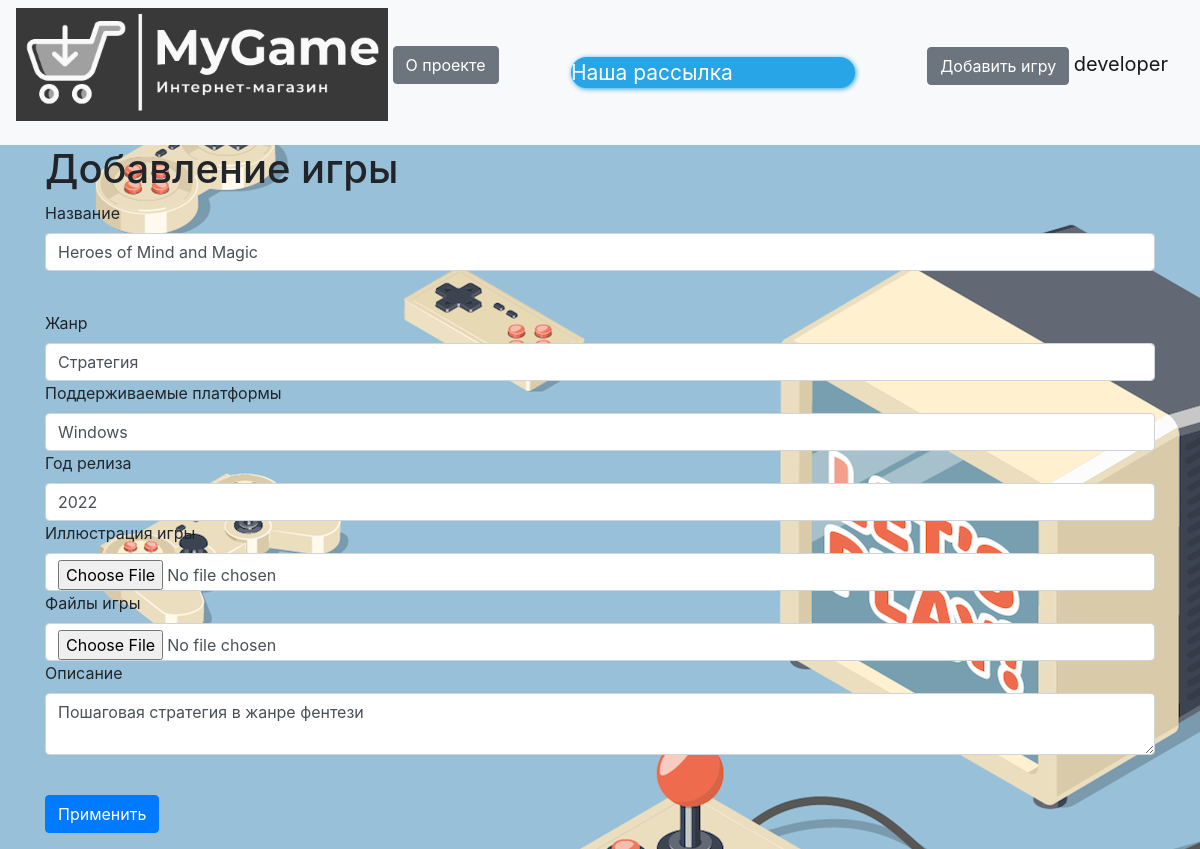
/games/4 (signed in), run on the app's committed database.
### data/users.py (models this page shows, shortened)
class User(SqlAlchemyBase, UserMixin):
    __tablename__ = 'users'
    id = sqlalchemy.Column(sqlalchemy.Integer,
                           primary_key=True, autoincrement=True)
    name = sqlalchemy.Column(sqlalchemy.String, nullable=True)
    type_of_user = sqlalchemy.Column(sqlalchemy.Integer,
                                sqlalchemy.ForeignKey("types_of_users.id"))
    email = sqlalchemy.Column(sqlalchemy.String,
                              index=True, unique=True, nullable=True)
    hashed_password = sqlalchemy.Column(sqlalchemy.String, nullable=True)
    created_date = sqlalchemy.Column(sqlalchemy.DateTime,
                                     default=datetime.datetime.now)
    games = orm.relation("Games", back_populates='user')

### data/games.py (models this page shows, shortened)
class Games(SqlAlchemyBase):
    __tablename__ = 'games'
    id = sqlalchemy.Column(sqlalchemy.Integer,
                           primary_key=True, autoincrement=True)
    title = sqlalchemy.Column(sqlalchemy.String, nullable=True)
    picture = sqlalchemy.Column(sqlalchemy.String, nullable=True)
    genre = sqlalchemy.Column(sqlalchemy.String, nullable=True)
    content = sqlalchemy.Column(sqlalchemy.String, nullable=True)
    added_date = sqlalchemy.Column(sqlalchemy.DateTime,
                                   default=datetime.datetime.now, nullable=True)
    created_date = sqlalchemy.Column(sqlalchemy.Integer)
    platform = sqlalchemy.Column(sqlalchemy.String, nullable=True)
    archive = sqlalchemy.Column(sqlalchemy.String, nullable=True)
    user_id = sqlalchemy.Column(sqlalchemy.Integer,
                                sqlalchemy.ForeignKey("users.id"))
    user = orm.relation('User')

### main.py (the view)
@app.route("/games/<name>", methods=['GET', 'POST'])
def game(name):
    db_sess = db_session.create_session()
    form = LeaveAComment()
    if request.method == 'GET':
        db_sess = db_session.create_session()
        game = db_sess.query(Games).filter(Games.title == name).one()
        comments = db_sess.query(Comments).filter(Comments.game_id == game.id).all()
        comments_lst = []
        for comment in comments:
            comments_lst += [[comment.content, db_sess.query(User).filter(User.id == int(comment.user_id)).one()]]
        print(comments_lst)
        try:
            return render_template("game.html", params=game, form=form, comments=comments_lst)
        except Exception as e:
            print(e)
            return abort(404)
    elif request.method == 'POST':
        db_sess = db_session.create_session()
        game = db_sess.query(Games).filter(Games.title == name).one()
        if form.is_submitted():
            if not current_user.is_authenticated:
                return redirect("/register")
            comment = Comments()
            comment.user_id = current_user.id
            comment.game_id = game.id
            comment.content = form.content.data
            db_sess.add(comment)
            db_sess.commit()
        comments = db_sess.query(Comments).filter(Comments.game_id == game.id).all()
        comments_lst = []
        for comment in comments:
            comments_lst += [[comment.content, db_sess.query(User).filter(User.id == int(comment.user_id)).one()]]
        print(comments_lst)
        return render_template("game.html", params=game, form=form, comments=comments_lst)

### forms/games.py
class GameAddForm(FlaskForm):
    title = StringField('Название', validators=[DataRequired()])
    picture = FileField('Иллюстрация игры')
    genre = StringField('Жанр', validators=[DataRequired()])
    content = TextAreaField("Описание")
    archive = FileField('Файлы игры')
    platform = StringField('Поддерживаемые платформы', validators=[DataRequired()])
    created_date = StringField("Год релиза", validators=[DataRequired()])
    submit = SubmitField('Применить')

### data/db_session.py (called while the page is built)
def create_session() -> Session:
    global __factory
    return __factory()

### main.py (called while the page is built, shortened)
@login_manager.user_loader
def load_user(user_id):
    db_sess = db_session.create_session()
    return db_sess.query(User).get(user_id)

@app.route('/games/<int:id>', methods=['GET', 'POST'])
@login_required
def edit_games(id):
    form = GameAddForm()
    if request.method == "GET":
        db_sess = db_session.create_session()
        game = db_sess.query(Games).filter(Games.id == id).first()
        if game:
            form.title.data = game.title
            form.content.data = game.content
            form.genre.data = game.genre
            form.platform.data = game.platform
            form.created_date.data = game.created_date
        else:
            abort(404)
    return render_template('games.html',
                           title='Редактирование игры',
                           form=form
                           )

### templates/games.html (shortened to what this page needs)
{% extends "base.html" %}
{% block content %}
<h1>Добавление игры</h1>
<form action="" method="post" enctype="multipart/form-data" >
    <p>
        {{ form.title.label }}<br>
        {{ form.title(class="form-control") }}<br>
    </p>
    {{form.genre.label}}
    {{form.genre(class="form-control")}}
    {{form.platform.label}}
    {{form.platform(class="form-control")}}
    {{form.created_date.label}}
    {{form.created_date(class="form-control")}}
    {{form.picture.label}}
    {{form.picture(class="form-control")}}
    {{form.archive.label}}
    {{form.archive(class="form-control")}}
    <p>
        {{ form.content.label }}<br>
        {{ form.content(class="form-control") }}<br>
    </p>
    <p>{{ form.submit(type="submit", class="btn btn-primary") }}</p>
</form>
{% endblock %}

### templates/base.html (shortened to what this page needs)
<!doctype html>
<html lang="en">
<head>
    <link rel="stylesheet"
          href="https://stackpath.bootstrapcdn.com/bootstrap/4.4.1/css/bootstrap.min.css"
>
</head>
<body>
<header>
    <nav class="navbar navbar-light bg-light">
        <p>
            <a href="/">
            <img  height="113" width="372" src="/static/img/site.png" >
            </a>
            <a href="/about_us" class="btn btn-secondary">О проекте</a>
        </p>
        <a href="https://t.me/mailer_MyGameBot" target="_blank"
           class="telegramim_button telegramim_shadow telegramim_pulse"
           style="font-size:21px;width:284px;background:#27a5e7;box-shadow:1px 1px 5px #27a5e7;color:#ffffff;border-radius:27px;"
           title="Наша рассылка"> Наша рассылка</a>
        {% if current_user.is_authenticated %}
        <p>
            {% if current_user.type_of_user == 1 or current_user.type_of_user == 2 %}
            <a href="/game_add" class="btn btn-secondary">Добавить игру</a>
            {% endif %}
            <a href="/logout" class="navbar-brand">{{ current_user.name }}</a>
        </p>
        {% else %}
        <p>
            <a class="btn btn-primary " href="/register">Зарегистрироваться</a>
            <a class="btn btn-success" href="/login">Войти</a>
        </p>
        {% endif %}
    </nav>
</header>
<main role="main" class="container">
    {% block content %}{% endblock %}
</main>
</body>
</html>

### templates/base.html (style rules this page uses)
body { background: url(static/img/background.png) }

### data on the page
User: name "developer"
Games: title "Heroes of Mind and Magic", genre "Стратегия", platform "Windows", created_date "2022", content "Пошаговая стратегия в жанре фентези"
